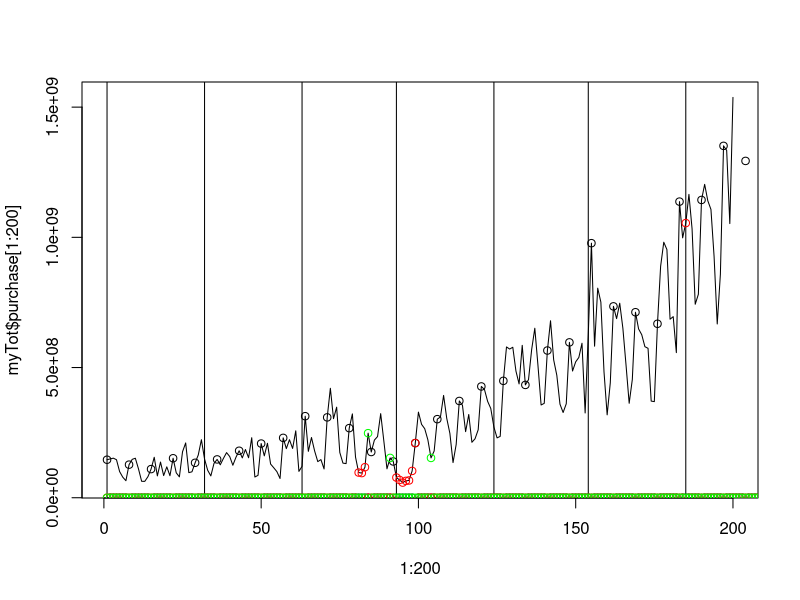

Write R code to recreate this figure. (Note: this script raises an error after producing the figure.)
library("forecast")
myTot=read.csv("myTot.csv",header=FALSE)
myTot=myTot[,-4]
names(myTot)=c("report_date","purchase","redeem")
myTot$purchase=as.numeric(myTot$purchase)
myTot$redeem=as.numeric(myTot$redeem)
myTot$report_date=as.integer(myTot$report_date)
myTot$report_date=as.Date(as.character(myTot$report_date),format="%Y%m%d")

#############假期特征
jiaqitemp=c("2013-09-19","2013-09-20","2013-09-21","2013-10-01","2013-10-02","2013-10-03","2013-10-04","2013-10-05",
            "2013-10-06","2013-10-07","2014-01-01","2014-01-31","2014-02-01","2014-02-02","2014-02-03","2014-02-04",
            "2014-02-05","2014-02-06","2014-04-05","2014-04-06","2014-04-07","2014-05-01","2014-05-02","2014-05-03",
            "2014-05-31","2014-06-01","2014-06-02","2014-09-06","2014-09-07","2014-09-08")
jiaqitemp=as.Date(jiaqitemp)

jiaqi=myTot$report_date %in% jiaqitemp+0
temp=as.Date("20140901",format="%Y%m%d")
sep=temp+0:29
yuceJiaqi=sep %in% jiaqitemp+0

buxiutemp=c("2013-09-22","2013-09-29","2013-10-12","2014-01-26","2014-02-08","2014-05-04","2014-09-28")
buxiutemp=as.Date(buxiutemp)
buxiu=myTot$report_date %in% buxiutemp+0
#周末
xingqi=format(myTot$report_date,format="%w")
zhoumo=as.numeric(xingqi%in%c("0","6"))

#月初，每月1号
yuechu=(strftime(myTot$report_date,format="%d")=="01")+0
#########################
sx=ts(myTot$purchase,frequency=7,start=c(1,1))

plot(1:200,myTot$purchase[1:200],type="l")
temp=(strftime(myTot$report_date,format="%d")=="01")
temp2=(1:427)[temp]
abline(v=temp2)
points(1:427,(myTot$purchase*(cycle(sx)==1 +0)),type="p")
points(1:427,(myTot$purchase*jiaqi),type="p",col="red")
points(1:427,(myTot$purchase*buxiu),type="p",col="green")       


new_Tot$purchase=new_Tot$total_purchase_amt
plot(1:427,new_Tot$purchase[1:427],type="o")
temp=(strftime(new_Tot$report_date,format="%d")=="01")
temp2=(1:427)[temp]
abline(v=temp2)
points(1:427,(new_Tot$purchase*(cycle(sx)==1 +0)),type="p")
points(1:427,(new_Tot$purchase*jiaqi),type="p",col="red")
points(1:427,(new_Tot$purchase*buxiu),type="p",col="green")  



#研究残差
##相对误差

myD=data.frame(purchase=sx,seasonaldummy(sx))
myD=myD[275:427,]

lmFit=lm(purchase~S1+S2+S3+S4+S5+S6,data=myD)
temp=ts(1:7,frequency=7,start=c(1,1))
temp=seasonaldummy(temp)
plot(residuals(lmFit),type="o")
temp=(strftime(myTot$report_date,format="%d")=="01")
temp2=(1:427)[temp]
abline(v=temp2-274)
points((residuals(lmFit)*zhoumo[275:427]),type="p")
points((residuals(lmFit)*jiaqi[275:427]),type="p",col="red")
points((residuals(lmFit)*buxiu[275:427]),type="p",col="green")       




###purchase模型
sx=ts(myTot$purchase,frequency=7,start=c(1,1))
myD=data.frame(purchase=sx,seasonaldummy(sx),yuechu,buxiu)
myD$jiaqiN=jiaqi*(1-zhoumo)
myD$jiaqi6=(1:427 %in% c(279,335))+0
myD$jiaqi7=(1:427 %in% c(280,336))+0
myD=myD[275:427,]
lmFit=lm(purchase~.,myD)
plot(residuals(lmFit),type="o")
temp=(strftime(myTot$report_date,format="%d")=="01")
temp2=(1:427)[temp]
abline(v=temp2-274)
points((residuals(lmFit)*zhoumo[275:427]),type="p")
points((residuals(lmFit)*jiaqi[275:427]),type="p",col="red")
points((residuals(lmFit)*buxiu[275:427]),type="p",col="green")       


temp=ts(1:30,frequency=7,start=c(1,1))
Pseason=seasonaldummy(temp)
toP=data.frame(Pseason,yuechu=(1:30%in%1) +0,jiaqi6=(1:30%in%6)+0,jiaqi7=(1:30%in%7)+0,jiaqiN=(1:30%in%8) +0,buxiu=(1:30%in%28) +0)
plot(predict(lmFit,toP),type="o")



#redeem模型
sx=ts(myTot$redeem,frequency=7,start=c(1,1))
myD=data.frame(redeem=sx,seasonaldummy(sx),buxiu)
myD$jiaqiN=jiaqi*(1-zhoumo)
myD$jiaqi6=(1:427 %in% c(279,335))+0
myD$jiaqi7=(1:427 %in% c(280,336))+0
myD$jihao=as.numeric(format(myTot$report_date,format="%d"))
#假期前1天特征
myD$qian1=(1:427 %in% c(278,304,334))+0
#假期前2天特征
myD$qian2=(1:427 %in% c(277,303,333))+0
myD=myD[275:427,]
lmFit=lm(redeem~.,myD)
plot(residuals(lmFit),type="o")
temp=(strftime(myTot$report_date,format="%d")=="01")
temp2=(1:427)[temp]
abline(v=temp2-274)
points((residuals(lmFit)*zhoumo[275:427]),type="p")
points((residuals(lmFit)*jiaqi[275:427]),type="p",col="red")
points((residuals(lmFit)*buxiu[275:427]),type="p",col="green")       


temp=ts(1:30,frequency=7,start=c(1,1))
Pseason=seasonaldummy(temp)
toP=data.frame(Pseason,jiaqi6=(1:30%in%6)+0,jiaqi7=(1:30%in%7)+0,jiaqiN=(1:30%in%8) +0,buxiu=(1:30%in%28) +0,jihao=1:30,qian1=(1:30%in%c(5,30))+0,qian2=(1:30%in%c(4,29))+0)
redeem=predict(lmFit,toP)


plot(redeem,type="l")
temp=read.csv("7_13.csv",header=FALSE)
points(temp[,3],col="red",type="l")
##修正6、 7号节日
(myTot$redeem[279]+myTot$redeem[335])/2
(myTot$redeem[280]+myTot$redeem[336])/2
(myTot$redeem[281]+myTot$redeem[337])/2



old_Tot=read.csv("old_Tot.csv")
new_Tot=read.csv("new_Tot.csv")


plot(old_Tot$purchase)
